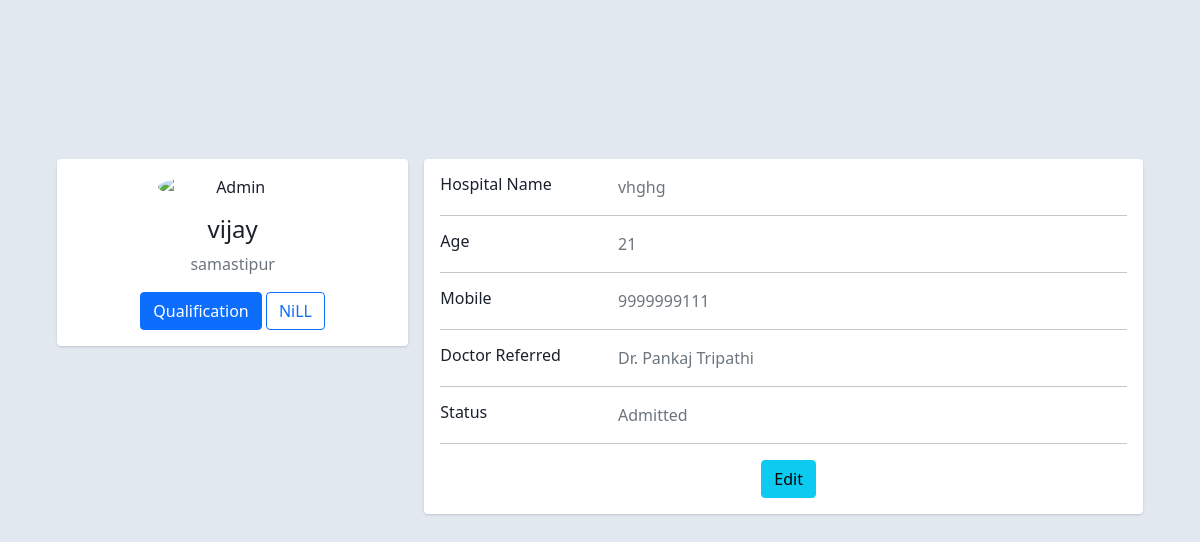
Screenshot of /admins/1/ with the database file from the repository.
### management/models.py (models this page shows, shortened)
class hospital(models.Model):
    hospital_name=models.CharField(max_length=25)
    admin_name=models.CharField(max_length=50)
    hospital_address=models.TextField()

### management/views.py (the view)
# urls.py: path('admins/<int:id>/', views.admin_profile),
def admin_profile(request, id):
    admin_obj = hospital.objects.get(id=id)
    context = {
        'adm' : admin_obj
    }
    return render(request, 'admin_profile.html',context)

### management/templates/admin_profile.html (shortened to what this page needs)
<!DOCTYPE html>
<html lang="en">
<head>
    <link href="https://cdn.jsdelivr.net/npm/bootstrap@5.1.1/dist/css/bootstrap.min.css" rel="stylesheet"
>
</head>
<body>
    <div class="container">
        <div class="main-body">
            <div class="row gutters-sm">
                <div class="col-md-4 mt-5">
                    <div class="card">
                        <div class="card-body">
                            <div class="d-flex flex-column align-items-center text-center">
                                <img src="https://bootdey.com/img/Content/avatar/avatar7.png" alt="Admin"
                                    class="rounded-circle" width="150">
                                <div class="mt-3">
                                    <h4>{{ adm.admin_name }}</h4>
                                    <p class="text-muted font-size-sm">{{ adm.hospital_address }}</p>
                                    <button class="btn btn-primary">Qualification</button>
                                    <button class="btn btn-outline-primary">NiLL</button>
                                </div>
                            </div>
                        </div>
                    </div>
                </div>
                <div class="col-md-8 mt-5">
                    <div class="card">
                        <div class="card-body">
                            <div class="row">
                                <div class="col-sm-3">
                                    <h6 class="mb-0">Hospital Name</h6>
                                </div>
                                <div class="col-sm-9 text-secondary">
                                    {{ adm.hospital_name }}
                                </div>
                            </div>
                            <hr>
                            <div class="row">
                                <div class="col-sm-3">
                                    <h6 class="mb-0">Age</h6>
                                </div>
                                <div class="col-sm-9 text-secondary">
                                    21
                                </div>
                            </div>
                            <hr>
                            <div class="row">
                                <div class="col-sm-3">
                                    <h6 class="mb-0">Mobile</h6>
                                </div>
                                <div class="col-sm-9 text-secondary">
                                    9999999111
                                </div>
                            </div>
                            <hr>
                            <div class="row">
                                <div class="col-sm-3">
                                    <h6 class="mb-0">Doctor Referred</h6>
                                </div>
                                <div class="col-sm-9 text-secondary">
                                    Dr. Pankaj Tripathi
                                </div>
                            </div>
                            <hr>
                            <div class="row">
                                <div class="col-sm-3">
                                    <h6 class="mb-0">Status</h6>
                                </div>
                                <div class="col-sm-9 text-secondary">
                                    Admitted
                                </div>
                            </div>
                            <hr>
                            <div class="row edit-button">
                                <div class="col-sm-12">
                                    <a class="btn btn-info " target="__blank" href="#">Edit</a>
                                </div>
                            </div>
                        </div>
                    </div>
                </div>
            </div>
        </div>
    </div>
</body>
</html>

### management/templates/admin_profile.html (style rules this page uses)
body { margin-top: 20px; color: #1a202c; text-align: left; background-color: #e2e8f0; }
.edit-button { margin-left: 45%; }
.main-body { padding: 15px; }
.container { margin-top: 8%; }
.card { box-shadow: 0 1px 3px 0 rgba(0, 0, 0, .1), 0 1px 2px 0 rgba(0, 0, 0, .06); }
.card { position: relative; display: flex; flex-direction: column; min-width: 0; word-wrap: break-word; background-color: #fff; background-clip: border-box; border: 0 solid rgba(0, 0, 0, .125); border-radius: .25rem; }
.card-body { flex: 1 1 auto; min-height: 1px; padding: 1rem; }
.gutters-sm { margin-right: -8px; margin-left: -8px; }
.gutters-sm>.col, .gutters-sm>[class*=col-] { padding-right: 8px; padding-left: 8px; }

### rows the page displays
hospital: admin_name "vijay", hospital_address "samastipur", hospital_name "vhghg"
